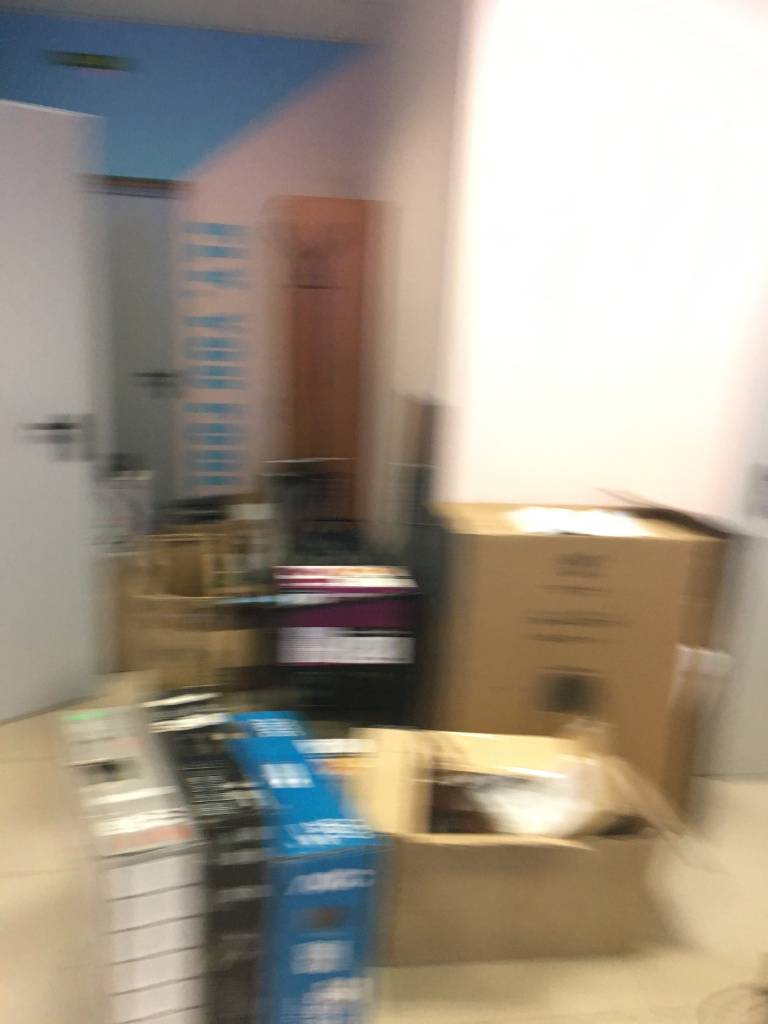
#> input picture Blur_small/0_IPHONE-SE_M.JPG, 1536 x 2048 px (shown at 1/2 size); its folder holds only this picture in this run
$ python richardson_lucy_deblurring.py
#> lines starting #> are read from the running program, lines starting #| are printed output that depends on the picture
import cv2
from skimage import restoration, io
import numpy as np
import matplotlib.pyplot as plt
import os


folder = "Blur_small/"

# Load images from a folder and resize them
def load_images_from_folder(folder):
#> called with folder = 'Blur_small/'
    filenames = []
    for filename in os.listdir(folder):
        img = cv2.imread(os.path.join(folder, filename), cv2.IMREAD_GRAYSCALE)
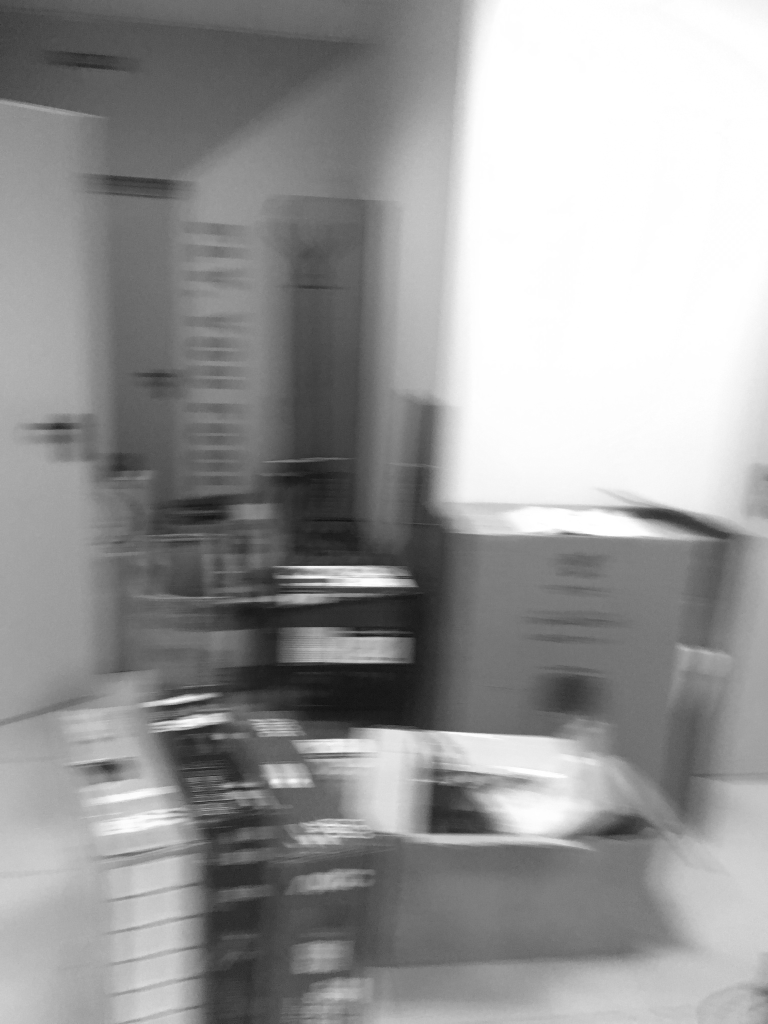
#> img: shape (2048, 1536) (shown at 1/2 size); min 14, max 255, mean 152.3
        if img is not None:
            # Resize the image to a consistent size
            # img_resized = cv2.resize(img, IMAGE_SIZE)
            # images.append(img_resized)
            filenames.append(filename)
    return filenames

filenames = load_images_from_folder(folder)
print(filenames)


# Load the blurred image (assumed to be grayscale or convert it to grayscale)
image = io.imread(folder + filenames[0], as_gray=True)
#> image: shape (2048, 1536) float64; min 0.0509, max 1, mean 0.596

# Initial estimate of the PSF
psf_size = 15  # Adjust based on expected blur
psf = np.ones((psf_size, psf_size)) / (psf_size ** 2)

# Perform Richardson-Lucy deconvolution
num_iter = 30  # Number of iterations
deconvolved_image = restoration.richardson_lucy(image, psf, num_iter=num_iter)
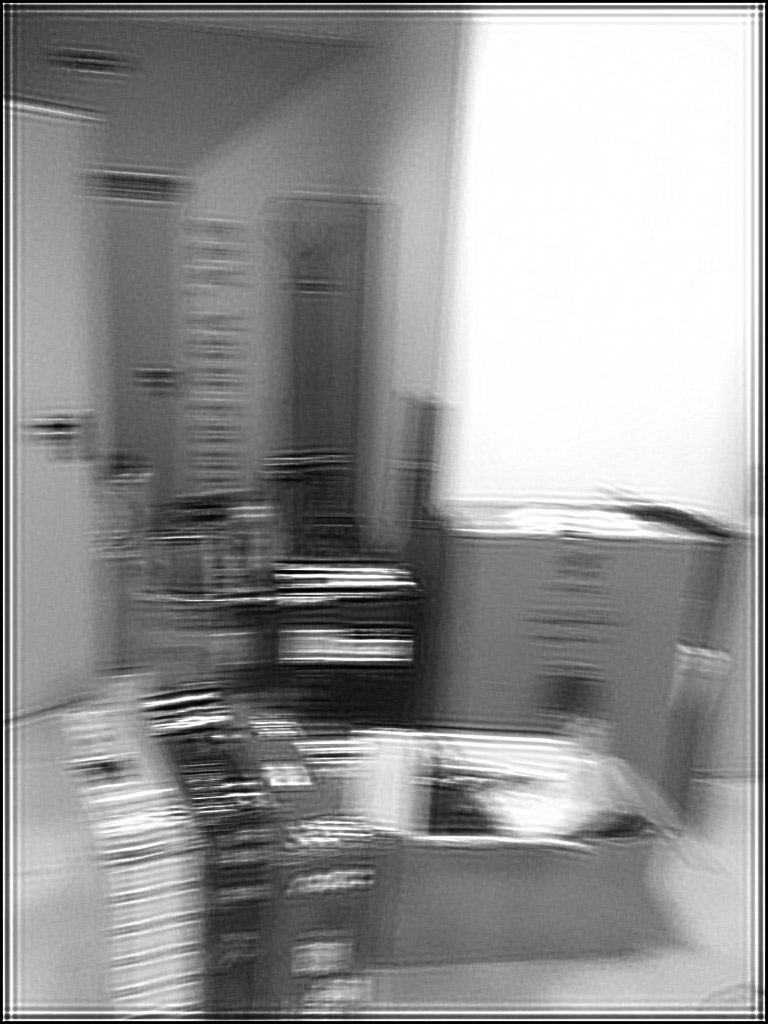
#> deconvolved_image: shape (2048, 1536) float64 (shown at 1/2 size); min 6.41e-12, max 1, mean 0.581

# Display the results
plt.figure(figsize=(15, 5))

plt.subplot(1, 2, 1)
plt.title('Original Blurred Image')
plt.imshow(image, cmap='gray')
plt.axis('off')

plt.subplot(1, 2, 2)
plt.title('Deblurred Image (Richardson-Lucy)')
plt.imshow(deconvolved_image, cmap='gray')
plt.axis('off')

plt.show()
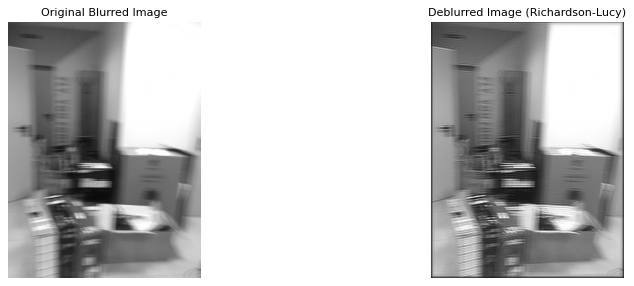
#> figure drawn by matplotlib, 2 panels

$ run again, on Blur_small/1_XIAOMI-PROCOFONE-F1_M.jpg
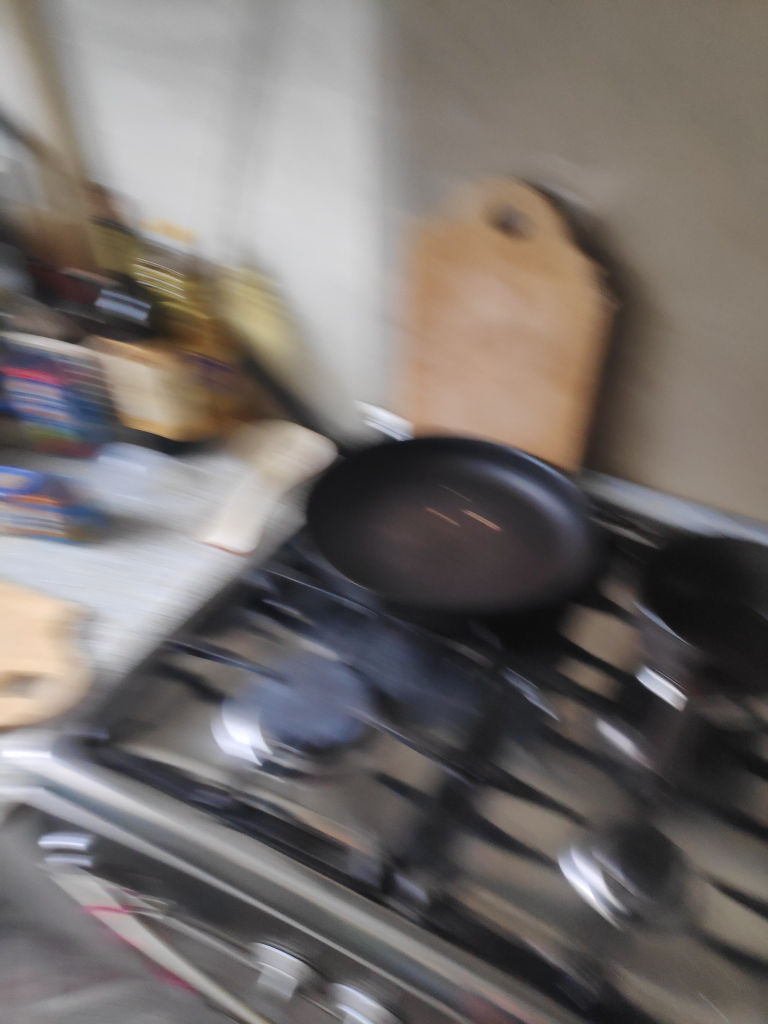
#> input picture Blur_small/1_XIAOMI-PROCOFONE-F1_M.jpg, 1536 x 2048 px (shown at 1/2 size)
#> `deconvolved_image = restoration.richardson_lucy(image, psf, num_iter=n..`:
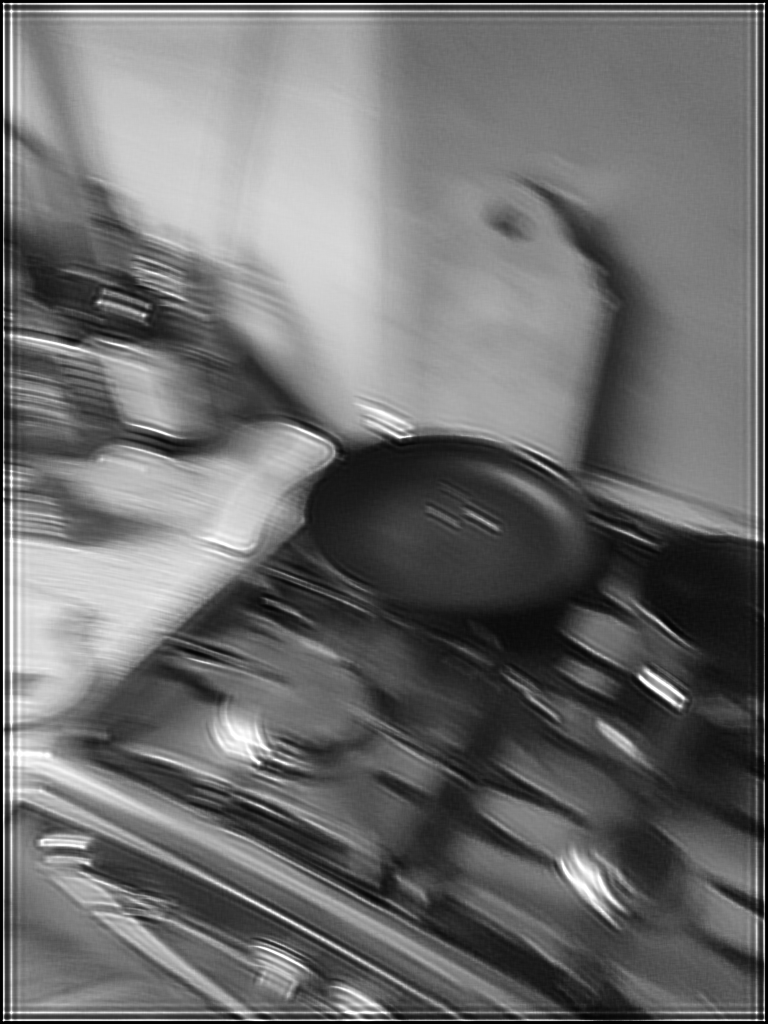
#> deconvolved_image: shape (2048, 1536) float64 (shown at 1/2 size); min 6.93e-12, max 1, mean 0.433
#> `plt.show()`:
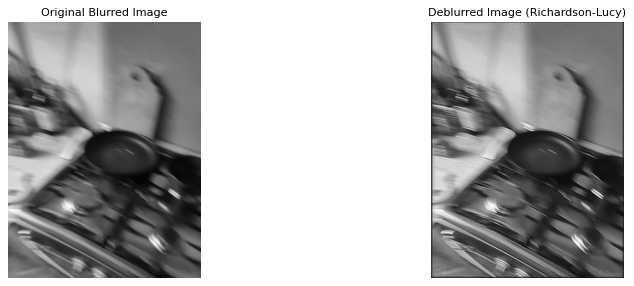
#> figure drawn by matplotlib, 2 panels

$ run again, on Blur_small/2_XIAOMI-PROCOFONE-F1_M.jpg
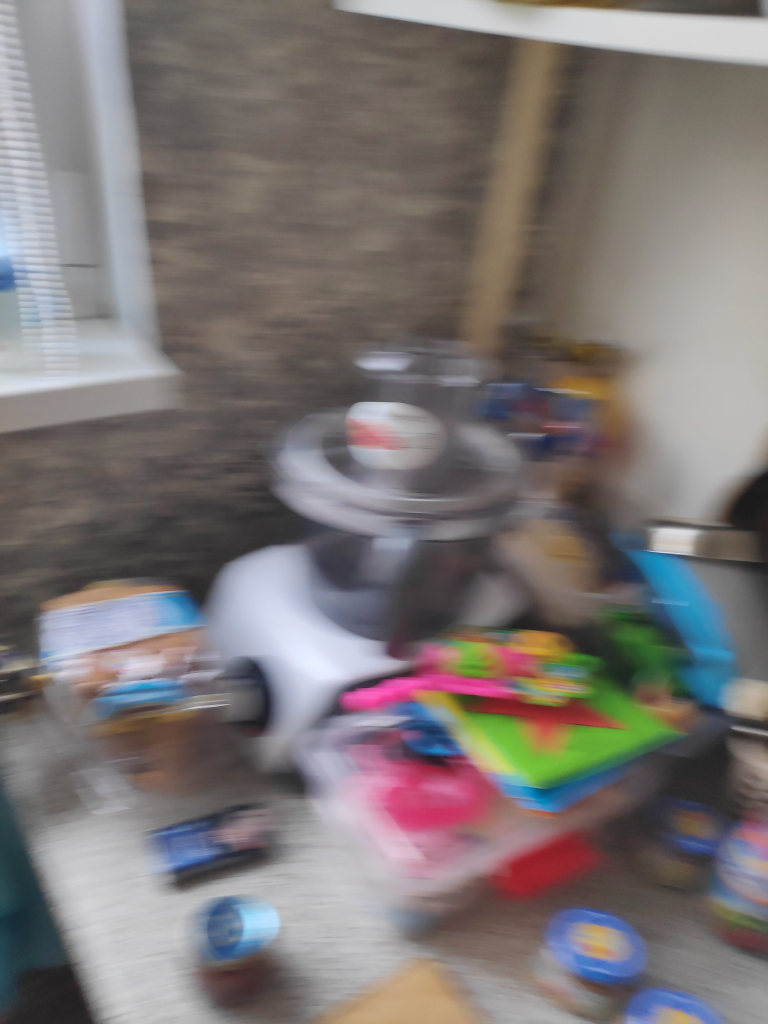
#> input picture Blur_small/2_XIAOMI-PROCOFONE-F1_M.jpg, 1536 x 2048 px (shown at 1/2 size)
#> `deconvolved_image = restoration.richardson_lucy(image, psf, num_iter=n..`:
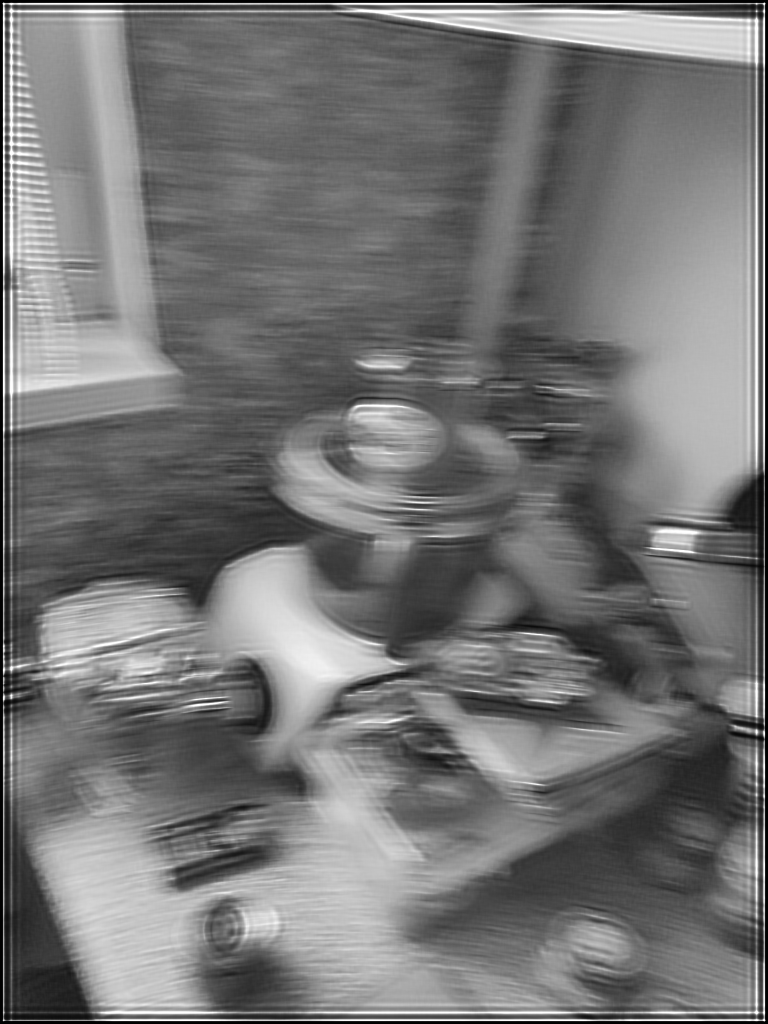
#> deconvolved_image: shape (2048, 1536) float64 (shown at 1/2 size); min 5.26e-12, max 1, mean 0.459
#> `plt.show()`:
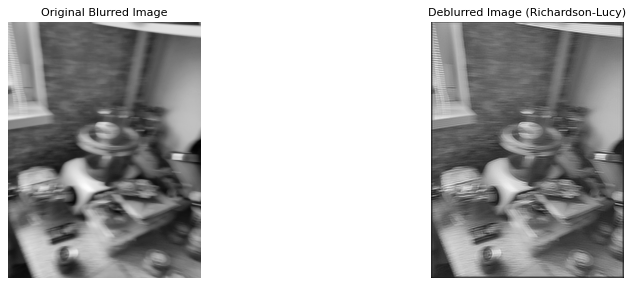
#> figure drawn by matplotlib, 2 panels
